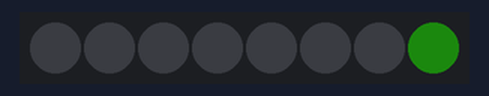
Bench run of a sketch on a simulated Arduino Uno, built with avr-gcc and run on an emulated ATmega328P. Parts: 8 RGB LEDs in strip order, left to right. Dim RGB values are drawn brighter than linear; random numbers use the default seed unless the sketch sets one.

Above: at 3.1 s.
At 7.52 s:
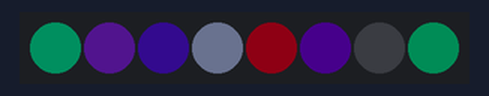
At 12.14 s:
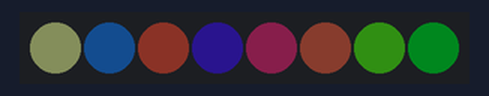
At 21.38 s:
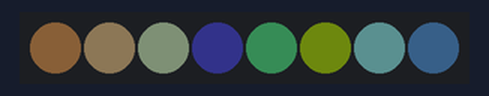
At 30.62 s:
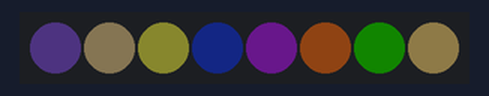
At 39.86 s:
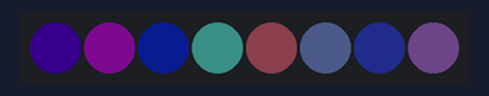
Timing chart, 0 to 40.0 s (numbered marks = the images above):
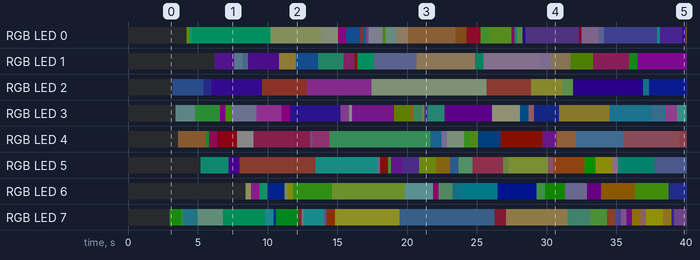

Measured:
- by itself, RGB LED 2: off → RGB(4, 7, 13) at 3.2 s, → RGB(3, 3, 10) 2.2 s later, → RGB(5, 1, 14) 0.60 s later, → RGB(11, 4, 3) 3.6 s later, … (12 changes in this stretch)
- by itself, RGB LED 3: off → RGB(5, 7, 7) at 3.4 s, → RGB(4, 13, 5) 1.4 s later, → RGB(10, 0, 11) 1.8 s later, → RGB(7, 15, 1) 0.40 s later, … (27 changes in this stretch)

The sketch:

RGB_demo.ino
```cpp
#include <FastLED.h>

#define LED_PIN     5
#define NUM_LEDS    8
#define BRIGHTNESS  16
#define LED_TYPE    WS2812
#define COLOR_ORDER GRB
CRGB leds[NUM_LEDS];

#define UPDATES_PER_SECOND 5

uint16_t i = 0, j = 0;
uint8_t mat[8][3];

void test1()
{
  j = (j+1)%9;

    leds[j] = CRGB(random(0,255),random(0,255),random(0,255));

    if (j==8) for(i=0;i<8;i++)
    {
      leds[i] = CRGB(0,0,0);
      j=0;
    }
}

void setup() {
    delay( 3000 ); // power-up safety delay
    FastLED.addLeds<LED_TYPE, LED_PIN, COLOR_ORDER>(leds, NUM_LEDS).setCorrection( TypicalLEDStrip );
    FastLED.setBrightness(  BRIGHTNESS );
}


void loop()
{
    j = random(0,8);

    leds[j] = CRGB(random(0,255),random(0,255),random(0,255));

    FastLED.show();
    FastLED.delay(1000 / UPDATES_PER_SECOND);
}
```
